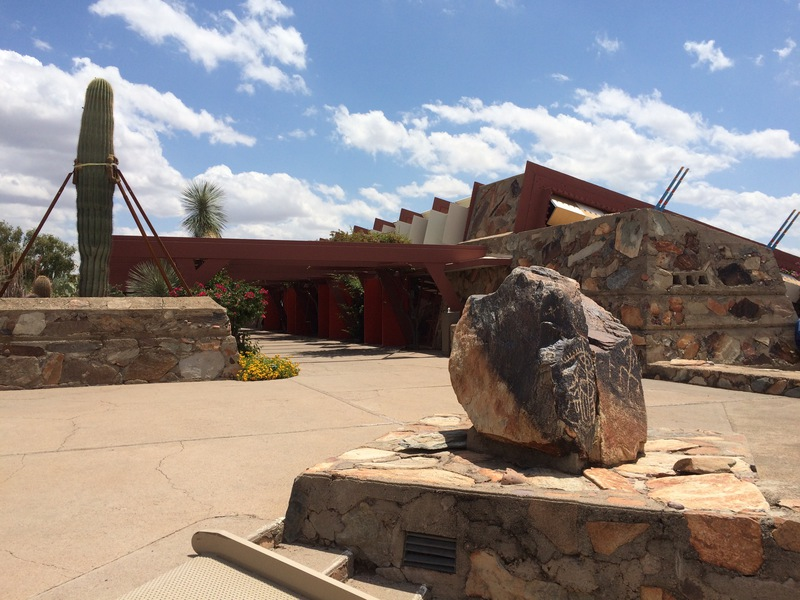
#> input picture ImageStiching/InputFiles/Test0/IMG_1786-2.jpg, 800 x 600 px
$ python simple-stitch.py --input InputFiles/Test0 --output out.png
#> lines starting #> are read from the running program, lines starting #| are printed output that depends on the picture
import cv2
import argparse
import  numpy as np
from os import walk
import glob
import imutils

def resize(image,y ):
#> called with y = 400
    r = float(y)/image.shape[1] # Maintain the aspect ratio
#> r = 0.5

    dim = (y, int(image.shape[0]*r))
#> dim = (400, 300)

    resized = cv2.resize(image, dim, interpolation = cv2.INTER_AREA)
#> image is the input picture: shape (600, 800, 3); mean B, G, R 133.6, 135.3, 142.9

    return resized

ap = argparse.ArgumentParser()
ap.add_argument("-i", "--input", required = True, help = "Path to the folder containg input images")
ap.add_argument("-o", "--output", required = True, help = "Path of the output image")

args = vars(ap.parse_args())

path = args["input"]

file_list = []

for filename in glob.glob(path+"/*.jpg"):
    file_list.append(filename)

file_list = sorted(file_list)
images = []

for filename in file_list:
    image = resize(cv2.imread(filename), 400)
    #image = imutils.resize(cv2.imread(filename),width=400)   #IMUTILS PRESERVES THE ASPECT RATIO, YOU WON'T HAVE TO MAKE A SEPERATE FUNCTION FOR IT.
    cv2.imshow("IMG",image)
    cv2.waitKey(0)
    images.append(image)

print("STITCHING IMAGES ")

stitcher = cv2.Stitcher_create()
(status, stitched) = stitcher.stitch(images)
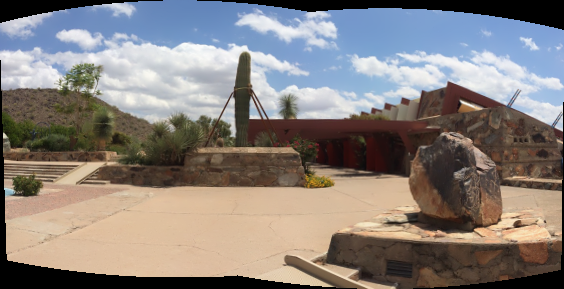
#> stitched: shape (289, 564, 3); mean of channels 0, 1, 2 124.8, 128.6, 135.6; drawn as B, G, R
#> status = 0

if status == 0:
    cv2.imwrite(args["output"], stitched)
    cv2.imshow("Stitched", stitched)
    cv2.waitKey(0)
else:
    print("IMAGE STITCHING FAILED")
